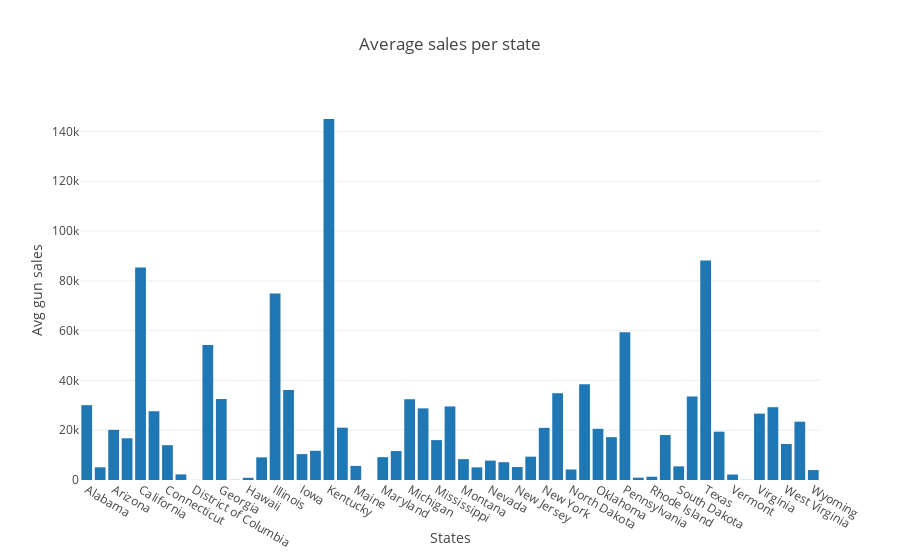

This figure's notebook cell:
### Code cell
bar_plot = go.Bar(x=avg.state,y=avg.Average_sales)

layout = dict(title = 'Average sales per state',
              yaxis = dict(title = 'Avg gun sales', zeroline = False),
              xaxis = dict(title = 'States', zeroline = False)
             )
data = [bar_plot]
fig = dict(data=data, layout=layout)

py.offline.iplot(fig)

### Figure 1 — Plotly figure (JSON) as saved in the notebook; plotly's stock layout.template omitted (floating-point values rounded to 4 significant figures)
{"data": [{"type": "bar", "uid": "75098320-a1f2-4845-95c0-63a155e68459", "x": ["Alabama", "Alaska", "Arizona", "Arkansas", "California", "Colorado", "Connecticut", "Delaware", "District of Columbia", "Florida", "Georgia", "Guam", "Hawaii", "Idaho", "Illinois", "Indiana", "Iowa", "Kansas", "Kentucky", "Louisiana", "Maine", "Mariana Islands", "Maryland", "Massachusetts", "Michigan", "Minnesota", "Mississippi", "Missouri", "Montana", "Nebraska", "Nevada", "New Hampshire", "New Jersey", "New Mexico", "New York", "North Carolina", "North Dakota", "Ohio", "Oklahoma", "Oregon", "Pennsylvania", "Puerto Rico", "Rhode Island", "South Carolina", "South Dakota", "Tennessee", "Texas", "Utah", "Vermont", "Virgin Islands", "Virginia", "Washington", "West Virginia", "Wisconsin", "Wyoming"], "y": [30060.0, 5099.0, 20150.0, 16760.0, 85340.0, 27630.0, 13990.0, 2261.0, 37.3, 54200.0, 32520.0, 69.97, 885.8, 9094.0, 74910.0, 36200.0, 10410.0, 11740.0, 145000.0, 21020.0, 5660.0, 2.753, 9177.0, 11630.0, 32450.0, 28770.0, 16030.0, 29540.0, 8389.0, 5075.0, 7792.0, 7144.0, 5204.0, 9373.0, 20950.0, 34820.0, 4230.0, 38490.0, 20570.0, 17220.0, 59340.0, 928.7, 1315.0, 18060.0, 5475.0, 33560.0, 88120.0, 19410.0, 2203.0, 68.82, 26670.0, 29240.0, 14460.0, 23420.0, 3994.0]}], "layout": {"title": {"text": "Average sales per state"}, "xaxis": {"title": {"text": "States"}, "zeroline": false}, "yaxis": {"title": {"text": "Avg gun sales"}, "zeroline": false}}}
